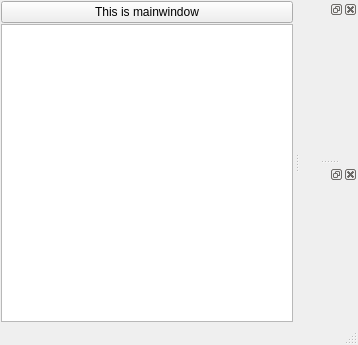
<?xml version="1.0" encoding="UTF-8"?>
<ui version="4.0">
 <class>MainWindow</class>
 <widget class="QMainWindow" name="MainWindow">
  <property name="geometry">
   <rect>
    <x>0</x>
    <y>0</y>
    <width>358</width>
    <height>345</height>
   </rect>
  </property>
  <property name="windowTitle">
   <string>MainWindow</string>
  </property>
  <widget class="QWidget" name="centralwidget">
   <layout class="QVBoxLayout" name="verticalLayout_3">
    <property name="spacing">
     <number>1</number>
    </property>
    <property name="leftMargin">
     <number>1</number>
    </property>
    <property name="topMargin">
     <number>1</number>
    </property>
    <property name="rightMargin">
     <number>1</number>
    </property>
    <property name="bottomMargin">
     <number>1</number>
    </property>
    <item>
     <widget class="QPushButton" name="pushButton">
      <property name="text">
       <string>This is mainwindow</string>
      </property>
     </widget>
    </item>
    <item>
     <widget class="QTextBrowser" name="textBrowser"/>
    </item>
   </layout>
  </widget>
  <widget class="QMenuBar" name="menubar">
   <property name="geometry">
    <rect>
     <x>0</x>
     <y>0</y>
     <width>358</width>
     <height>21</height>
    </rect>
   </property>
  </widget>
  <widget class="QStatusBar" name="statusbar"/>
  <widget class="QDockWidget" name="dockWidget">
   <attribute name="dockWidgetArea">
    <number>2</number>
   </attribute>
   <widget class="QWidget" name="dockWidgetContents">
    <layout class="QVBoxLayout" name="verticalLayout">
     <property name="spacing">
      <number>1</number>
     </property>
     <property name="leftMargin">
      <number>1</number>
     </property>
     <property name="topMargin">
      <number>1</number>
     </property>
     <property name="rightMargin">
      <number>1</number>
     </property>
     <property name="bottomMargin">
      <number>1</number>
     </property>
     <item>
      <widget class="MyWidget1" name="widget" native="true"/>
     </item>
    </layout>
   </widget>
  </widget>
  <widget class="QDockWidget" name="dockWidget_2">
   <attribute name="dockWidgetArea">
    <number>2</number>
   </attribute>
   <widget class="QWidget" name="dockWidgetContents_2">
    <layout class="QVBoxLayout" name="verticalLayout_2">
     <property name="spacing">
      <number>1</number>
     </property>
     <property name="leftMargin">
      <number>1</number>
     </property>
     <property name="topMargin">
      <number>1</number>
     </property>
     <property name="rightMargin">
      <number>1</number>
     </property>
     <property name="bottomMargin">
      <number>1</number>
     </property>
     <item>
      <widget class="MyWidget2" name="widget_2" native="true"/>
     </item>
    </layout>
   </widget>
  </widget>
 </widget>
 <customwidgets>
  <customwidget>
   <class>MyWidget1</class>
   <extends>QWidget</extends>
   <header location="global">mywidget1</header>
   <container>1</container>
  </customwidget>
  <customwidget>
   <class>MyWidget2</class>
   <extends>QWidget</extends>
   <header location="global">mywidget2</header>
   <container>1</container>
  </customwidget>
 </customwidgets>
 <resources/>
 <connections>
  <connection>
   <sender>pushButton</sender>
   <signal>clicked()</signal>
   <receiver>MainWindow</receiver>
   <slot>button_clicked()</slot>
   <hints>
    <hint type="sourcelabel">
     <x>106</x>
     <y>33</y>
    </hint>
    <hint type="destinationlabel">
     <x>178</x>
     <y>172</y>
    </hint>
   </hints>
  </connection>
 </connections>
 <slots>
  <slot>button_clicked()</slot>
 </slots>
</ui>
